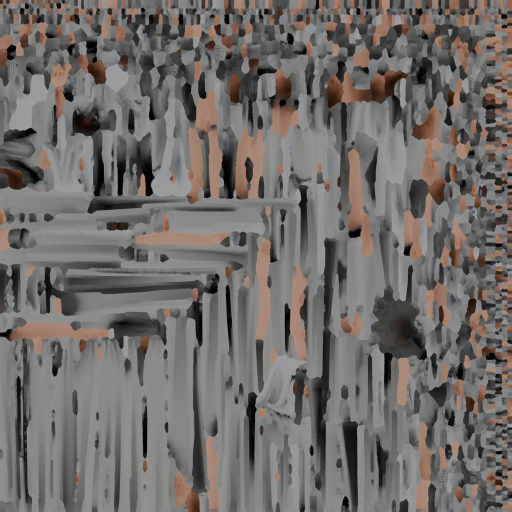
#> input picture eidolon-world/assets/models/heroine_basecolor.jpg, 1024 x 1024 px (shown at 1/2 size)
$ python a8_sheet.py ../assets/models/heroine_basecolor.jpg out.png 5 1.0
#> lines starting #> are read from the running program, lines starting #| are printed output that depends on the picture
# (Agent A, a8) grid of dev/shots/a8-<label>-<tier>-*.png -> out.  python3 dev_fx/a8_sheet.py <glob> <out> [cols] [scale]
import glob, os, sys
from PIL import Image, ImageDraw
fs = sorted(glob.glob(sys.argv[1]), key=os.path.getmtime)
cols = int(sys.argv[3]) if len(sys.argv) > 3 else 10
sc = float(sys.argv[4]) if len(sys.argv) > 4 else 0.33
w, h = int(390 * sc), int(844 * sc)
rows = (len(fs) + cols - 1) // cols
sh = Image.new("RGB", (w * cols, h * rows), (0, 0, 0))
#> sh: PIL image 1950x844 RGB; every value is 0
d = ImageDraw.Draw(sh)
for i, f in enumerate(fs):
    x, y = (i % cols) * w, (i // cols) * h
    sh.paste(Image.open(f).convert("RGB").resize((w, h)), (x, y))
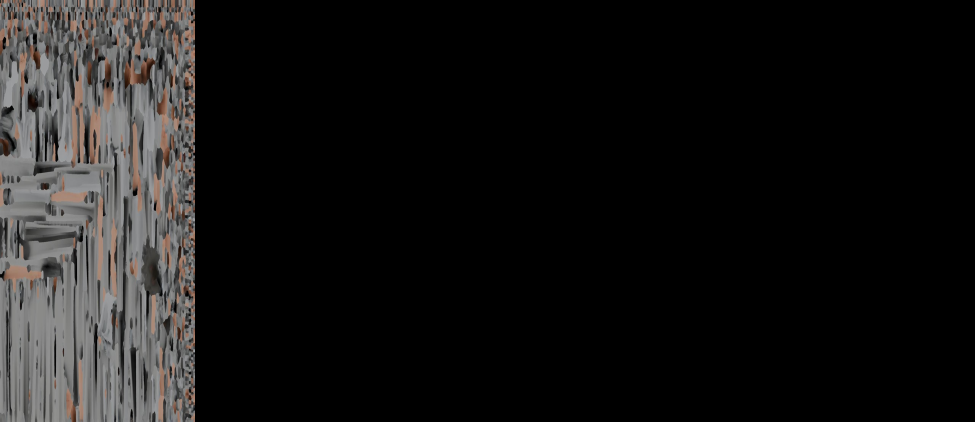
#> sh: PIL image 1950x844 RGB (shown at 1/2 size); mean R, G, B 22.5, 21.6, 21.1
    d.text((x + 4, y + 4), os.path.basename(f)[:-4].split("-")[-1], fill=(255, 60, 60))
sh.save(sys.argv[2]); print("sheet", len(fs), sh.size)
#| sheet 1 (1950, 844)

$ run again, on eidolon-world/assets/models/heroine_v1_basecolor.jpg
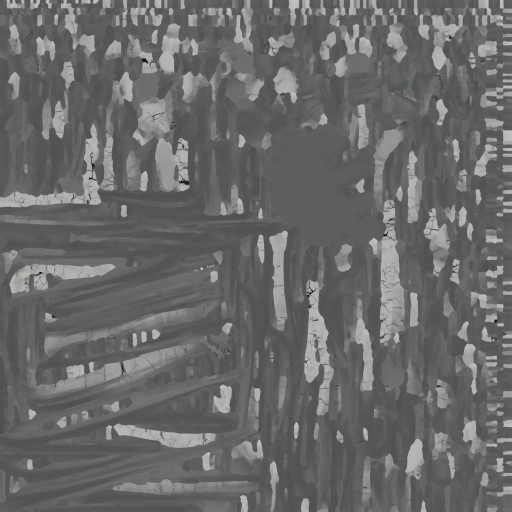
#> input picture eidolon-world/assets/models/heroine_v1_basecolor.jpg, 1024 x 1024 px (shown at 1/2 size)
#> `sh.paste(Image.open(f).convert("RGB").resize((w, h)), (x, y))`:
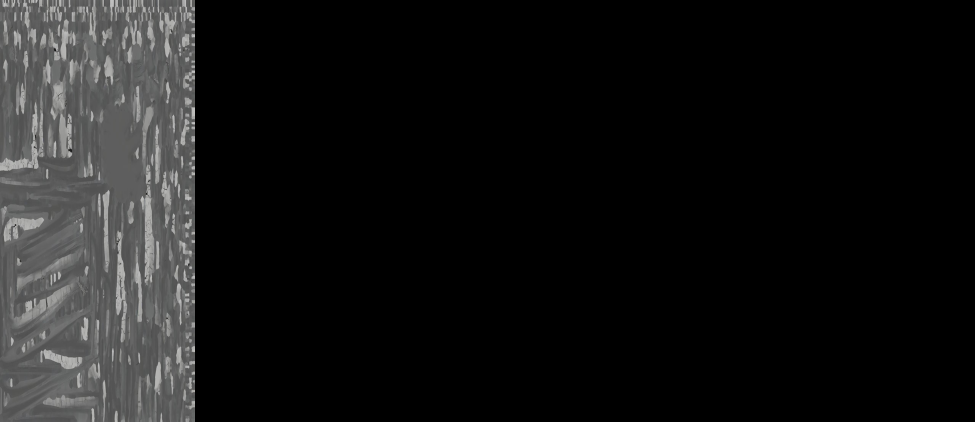
#> sh: PIL image 1950x844 RGB (shown at 1/2 size); mean R, G, B 21.1, 21.1, 21
#| sheet 1 (1950, 844)

$ run again, on eidolon-world/assets/models/heroine_v3_basecolor.jpg
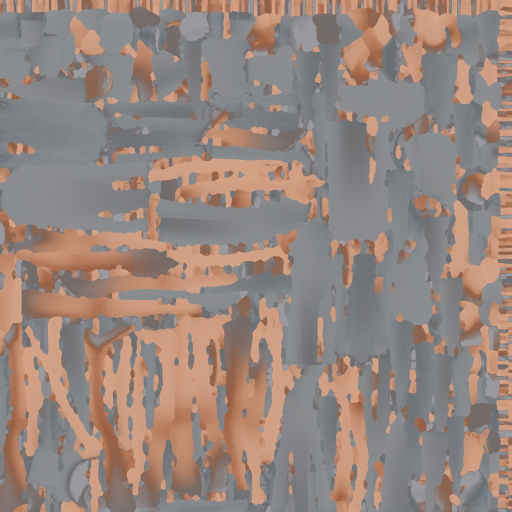
#> input picture eidolon-world/assets/models/heroine_v3_basecolor.jpg, 1024 x 1024 px (shown at 1/2 size)
#> `sh.paste(Image.open(f).convert("RGB").resize((w, h)), (x, y))`:
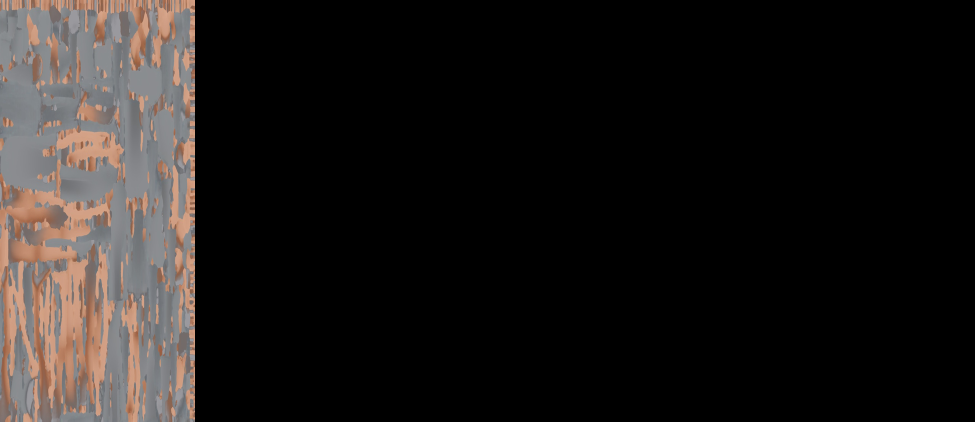
#> sh: PIL image 1950x844 RGB (shown at 1/2 size); mean R, G, B 30.2, 26.7, 25.2
#| sheet 1 (1950, 844)
